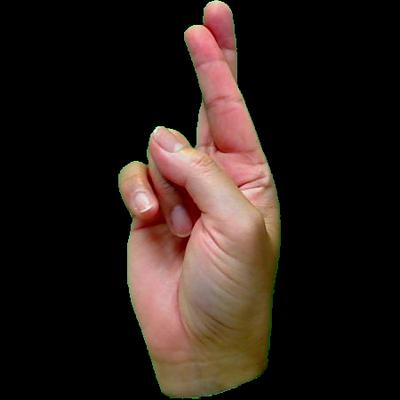
#> input picture asl_dataset/r/hand2_r_top_seg_1_cropped.jpeg, 400 x 400 px, given in place of pad_hand1_a_bot_seg_1_cropped.png, which was not available
$ jupyter execute image_processing.ipynb
#> lines starting #> are read from the running program, lines starting #| are printed output that depends on the picture; pictures that were not available may be replaced by others from this repository, and a replacement may not be noted
[cell 1]
from PIL import Image, ImageOps
from os.path import join
import os
from shutil import move
from glob import glob
import numpy as np

[cell 2]
# [25 lines left out: function moveImg, not called in this run]

[cell 3]
def preprocessImg(dir,size=300):
    """
    Load all files from a directory
    Rescale them to size x size (as per argument)
    If mask set to true, will remove transparency
    Turn to gray
    and append them in a 4d array

    Return 4d array of images and vector of labels
    """
    nbImage = len(glob(dir+"/*.png"))
    labels = np.array([dir for _ in range(nbImage)])
    images = np.empty((nbImage,size,size,3))

    for i,infile in enumerate(glob(dir+"/*.png")):
        #file, ext = os.path.splitext(infile)

        with Image.open(infile) as image:
            img = image.copy()

        img = pad_resize(img, 0)
        img = np.reshape(img,(1,size,size,3))
        images[i,:,:,:] = img

    return images, labels

[cell 4]
size = 244
images, labels = preprocessImg("/home/ubuntu/sign_language/padded_letters/r",size=size)

[cell 5]
# [35 lines left out: function pad_resize, not called in this run]

[cell 6]
import cv2
import matplotlib.pyplot as plt

cv_img_a = cv2.imread("../train_data/all_padded/pad_hand1_a_bot_seg_1_cropped.png")
#> cv_img_a is the input picture: shape (400, 400, 3); mean B, G, R 24.8, 29.8, 41.2
cv_img_a.shape

proc_img = cv2.imread("/Users/Belal/PycharmProjects/sign2text/train_data/massey_split/train/a/processed_a_039.png")
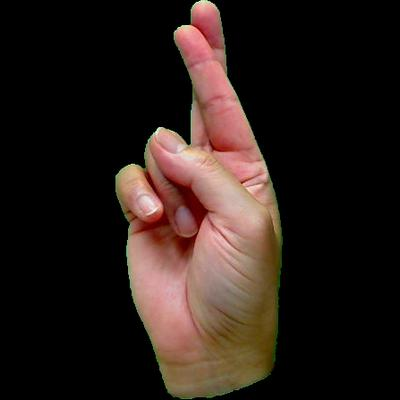
#> input picture asl_dataset/r/hand2_r_top_seg_5_cropped.jpeg, 400 x 400 px, given in place of processed_a_039.png, which was not available
#> proc_img is the input picture: shape (400, 400, 3); mean B, G, R 24.8, 29.6, 41.4

[cell 7]
plt.imshow(cv_img_a[:,:,::-1])
plt.show()

[cell 8]
cv_img_a[:,:,1] = 0
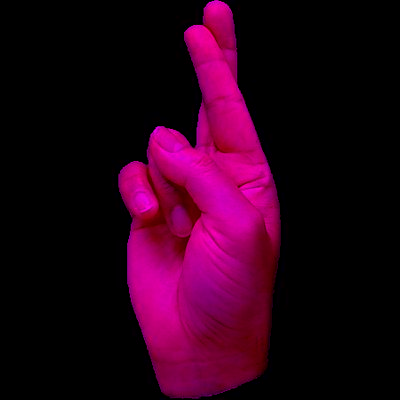
#> cv_img_a: shape (400, 400, 3); mean B, G, R 24.8, 0, 41.2
plt.imshow(cv_img_a[:,:,::-1])
plt.show()

[cell 9]
d = cv_img_a.copy()
e = (d[:,:,1]+d[:,:,2])/2
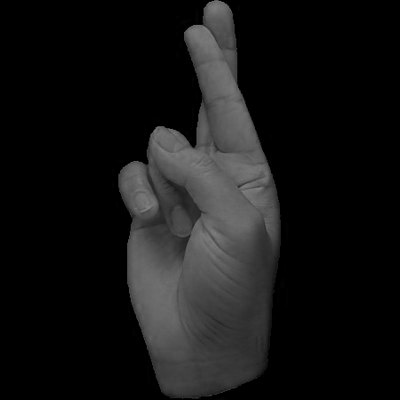
#> e: shape (400, 400) float64; min 0, max 127.5, mean 20.6

[cell 10]
import numpy as np
f = np.empty(d.shape)

f[:,:,0] = e
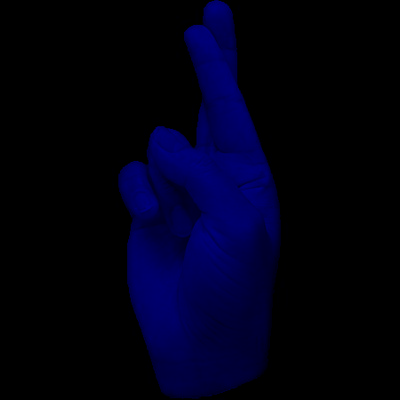
#> f: shape (400, 400, 3) float64; mean of channels 0, 1, 2 20.6, 0, 0; drawn as B, G, R
f[:,:,1] = e
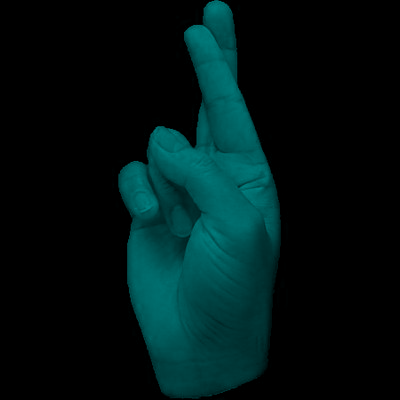
#> f: shape (400, 400, 3) float64; mean of channels 0, 1, 2 20.6, 20.6, 0; drawn as B, G, R
f[:,:,2] = e

[cell 11]
proc_img = cv2.imread("/Users/Belal/PycharmProjects/sign2text/train_data/massey_split/train/a/processed_a_039.png")
p = cv2.cvtColor(proc_img, cv2.COLOR_RGB2GRAY)
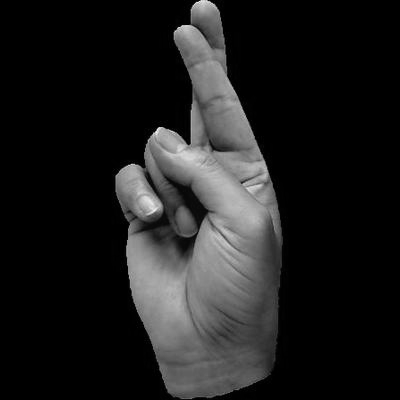
#> p: shape (400, 400); min 0, max 246, mean 29.5
